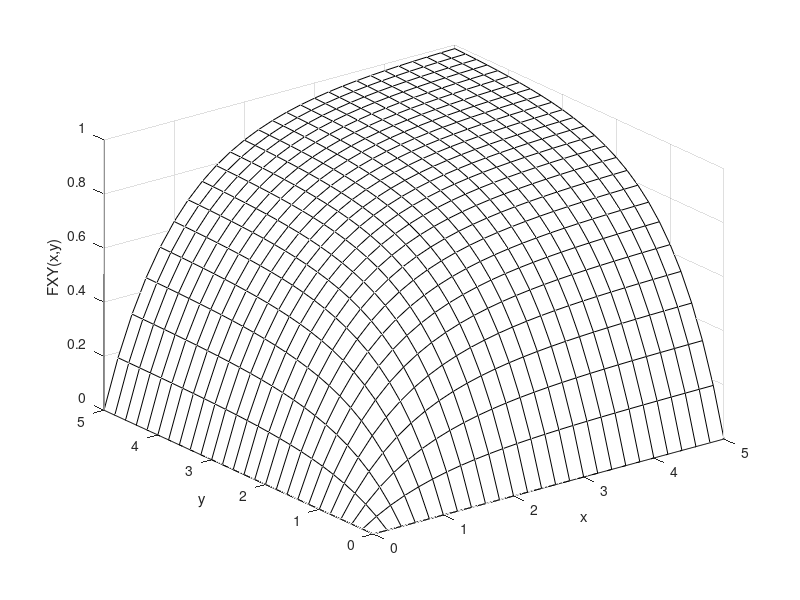
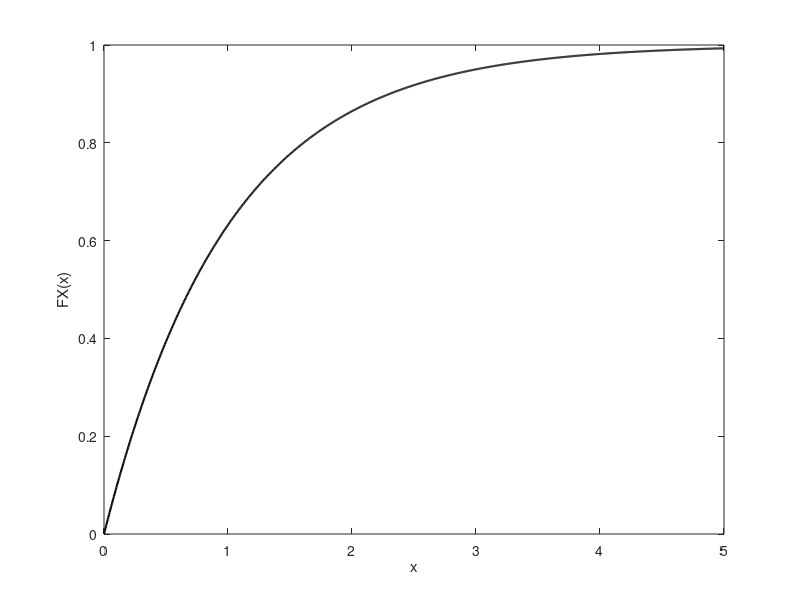
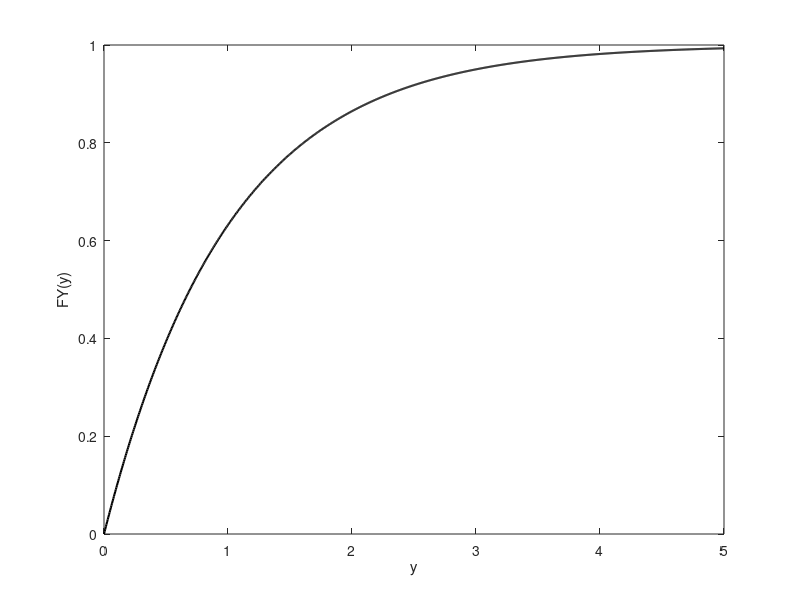

The MATLAB script that drew these images, in order:
clear;figure
[x,y]=meshgrid(0:.2:5,0:0.2:5);
z=(1-exp(-x)).*(1-exp(-y));
surf(x,y,z,'Facecolor',[1 1 1])
xlabel('x'),ylabel('y'),zlabel('FXY(x,y)')
axis([0 5 0 5 0 1])
figure
x=linspace(0,5,1000);
plot(x,1-exp(-x),'k','Linewidth',1.5)
xlabel('x'),ylabel('FX(x)')
figure
y=linspace(5,0,1000);
plot(y,1-exp(-y),'k','Linewidth',1.5)
xlabel('y'),ylabel('FY(y)')
